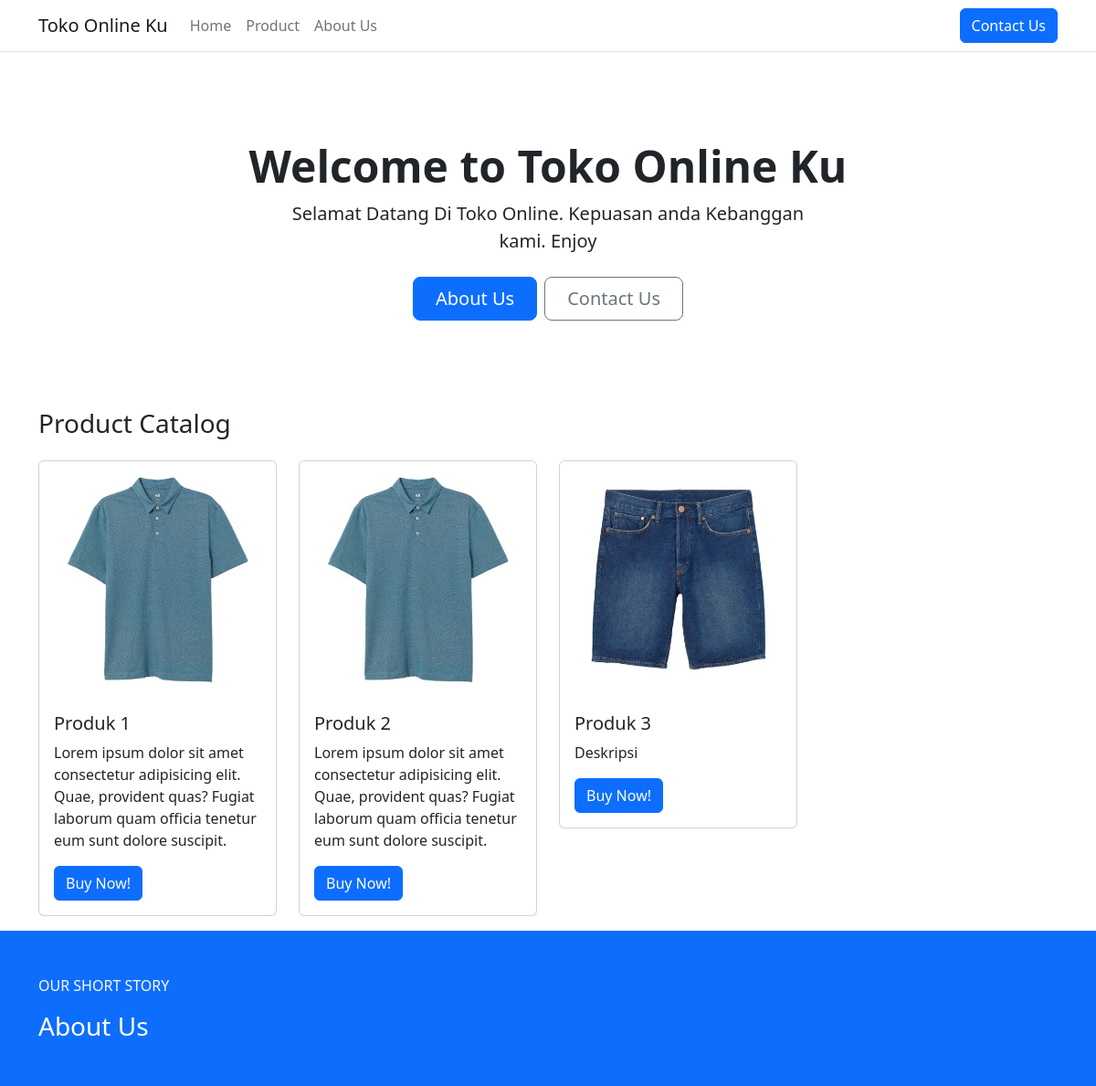
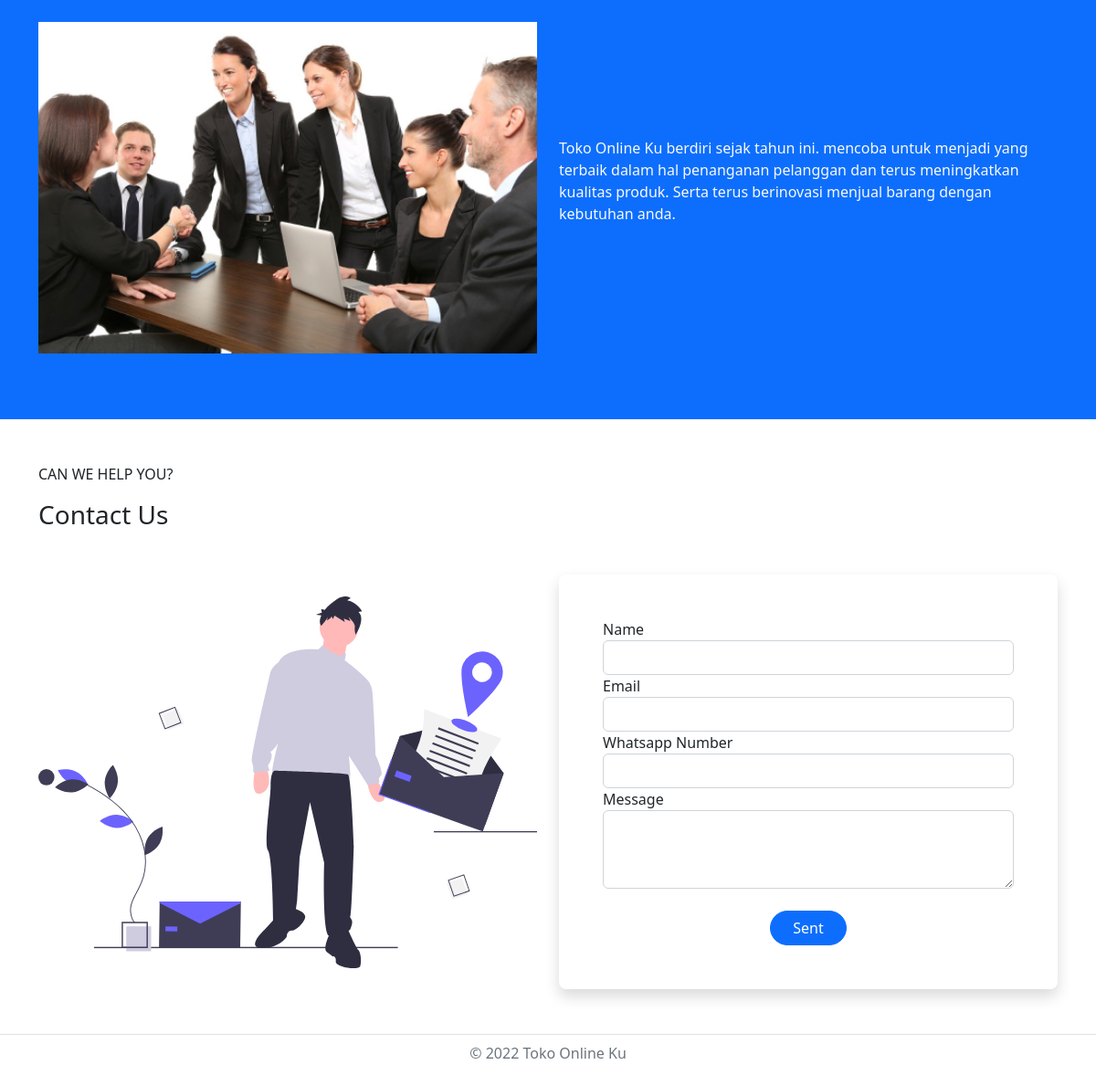
The page / on the database its author committed (2 pictures, top to bottom).
### tables this page shows
CREATE TABLE `produk` (
  `id` int(11) NOT NULL,
  `gambar` varchar(200) NOT NULL,
  `nama` varchar(200) NOT NULL,
  `deskripsi` text NOT NULL
);

### index.php (the view, shortened to what this page needs)
<?php
include_once 'config.php';
$produk = mysqli_query($db,"SELECT * FROM produk");
$data_produk = [];
if(mysqli_num_rows($produk))
{
	$data_produk = mysqli_fetch_all($produk,MYSQLI_ASSOC);
}
?>
<!DOCTYPE html>
<html lang="en">
	<head>
		<link
			href="https://cdn.jsdelivr.net/npm/bootstrap@5.2.2/dist/css/bootstrap.min.css"
			rel="stylesheet"
		/>
		<link rel="stylesheet" href="style.css" />
	</head>
	<body>
		<div class="bg-white border-bottom sticky-top">
			<nav class="container navbar navbar-expand-lg">
				<div class="container-fluid">
					<a class="navbar-brand" href="#">Toko Online Ku</a>
					<div
						class="collapse navbar-collapse"
						id="navbarSupportedContent"
					>
						<ul class="navbar-nav me-auto mb-2 mb-lg-0">
							<li class="nav-item">
								<a class="nav-link" aria-current="page" href="#"
									>Home</a
								>
							</li>
							<li class="nav-item">
								<a class="nav-link" href="#product-catalog"
									>Product</a
								>
							</li>
							<li class="nav-item">
								<a class="nav-link" href="#about-us"
									>About Us</a
								>
							</li>
						</ul>
						<a
							class="btn btn-primary"
							href="#contact-us"
							role="button"
							>Contact Us</a
						>
					</div>
				</div>
			</nav>
		</div>
		<div class="px-4 py-5 my-5 text-center">
			<h1 class="display-5 fw-bold">Welcome to Toko Online Ku</h1>
			<div class="col-lg-6 mx-auto">
				<p class="lead mb-4">
				Selamat Datang Di Toko Online. Kepuasan anda Kebanggan kami. Enjoy
				</p>
				<div class="d-grid gap-2 d-sm-flex justify-content-sm-center">
					<a
						href="#about-us"
						type="button"
						class="btn btn-primary btn-lg px-4 gap-3"
					>
						About Us
					</a>
					<a
						href="#contact-us"
						type="button"
						class="btn btn-outline-secondary btn-lg px-4"
					>
						Contact Us
					</a>
				</div>
			</div>
		</div>
		<div id="product-catalog" class="container">
			<h3 class="mb-4">Product Catalog</h3>
			<div class="row">
				<?php
				foreach($data_produk as $item):
				?>
				<div class="col-md-3">
					<div class="card mb-3">
						<img
							src="<?= $item['gambar'] ?>"
							class="card-img-top"
							alt=""
						/>
						<div class="card-body">
							<h5 class="card-title"><?= $item['nama'] ?></h5>
							<p class="card-text"><?= $item['deskripsi'] ?></p>
							<a href="#!" class="btn btn-primary">Buy Now!</a>
						</div>
					</div>
				</div>
				<?php
				endforeach
				?>
			</div>
		</div>
		<div id="about-us" class="bg-primary">
			<div class="container py-5">
				<div class="header-section mb-5">
					<p class="text-uppercase text-light">Our Short Story</p>
					<h3 class="font-weight-bold text-white mb-4">About Us</h3>
				</div>
				<div class="row justify-content-center align-items-center">
					<div class="col-md-6">
						<div class="py-4">
							<img
								class="w-100 rounded-lg"
								src="images/team.jpg"
								alt="team"
							/>
						</div>
					</div>
					<div class="col-md-6">
						<p class="text-light font-weight-lighter text-justify">
						Toko Online Ku berdiri sejak tahun ini. mencoba untuk menjadi yang terbaik dalam hal penanganan pelanggan dan terus meningkatkan kualitas produk. Serta terus berinovasi menjual barang dengan kebutuhan anda.
						</p>
					</div>
				</div>
			</div>
		</div>
		<div id="contact-us" class="container py-5">
			<div class="header-section mb-5">
				<p class="text-uppercase">Can We Help You?</p>
				<h3 class="font-weight-bold mb-4">Contact Us</h3>
			</div>
			<div class="row">
				<div class="col-md-6 align-self-center">
					<div class="py-4">
						<img
							class="w-100"
							src="images/delivery-address.svg"
							alt="people"
						/>
					</div>
				</div>
				<div class="col-md-6">
					<div class="bg-white p-5 shadow rounded-3">
						<form action="#" method="POST">
							<div class="form-group form-custom">
								<label class="font-weight-bold" for="name"
									>Name</label
								>
								<input
									type="text"
									class="form-control"
									name="name"
									required
								/>
							</div>
							<div class="form-group form-custom">
								<label class="font-weight-bold" for="email"
									>Email</label
								>
								<input
									type="email"
									class="form-control"
									name="email"
									required
								/>
							</div>
							<div class="form-group form-custom">
								<label
									class="font-weight-bold"
									for="whatsapp_number"
									>Whatsapp Number</label
								>
								<input
									type="text"
									class="form-control"
									name="whatsapp_number"
									required
								/>
							</div>
							<div class="form-group form-custom">
								<label class="font-weight-bold" for="message"
									>Message</label
								>
								<textarea
									class="form-control"
									name="message"
									rows="3"
									required
								></textarea>
							</div>
							<div
								class="form-group d-flex justify-content-center mt-4"
							>
								<button
									type="submit"
									class="btn btn-primary rounded-pill btn-hovered font-weight-bold px-4"
									name="submit"
								>
									Sent
								</button>
							</div>
						</form>
					</div>
				</div>
			</div>
		</div>
		<div class="border-top">
			<footer class="container py-2">
				<p class="text-center text-muted">© 2022 Toko Online Ku</p>
			</footer>
		</div>
	</body>
</html>

### rows shown on the page
produk: gambar (picture), nama "Produk 1", deskripsi "Lorem ipsum dolor sit amet consectetur adipisicing elit. Quae, provident quas? Fugiat laborum quam officia tenetur eum sunt dolore suscipit."
produk: gambar (picture), nama "Produk 2", deskripsi "Lorem ipsum dolor sit amet consectetur adipisicing elit. Quae, provident quas? Fugiat laborum quam officia tenetur eum sunt dolore suscipit."
produk: gambar (picture), nama "Produk 3", deskripsi "Deskripsi"
